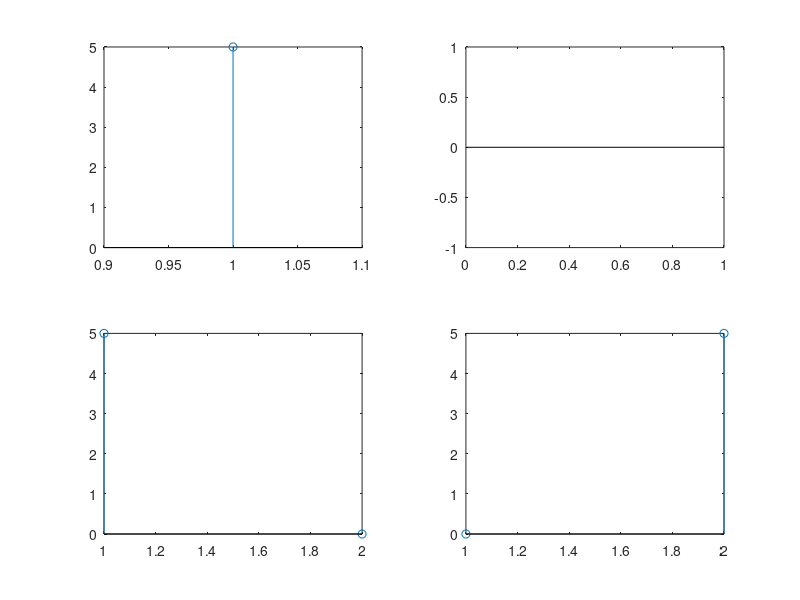

The MATLAB source for this figure:
clc;
clear;
close all;
x=input(' Enter the sequence x =') % x must be vector
y1=downsample(x,2)
y2=downsample(x,2,1)
z1=upsample(x,2)
z2=upsample(x,2,1)
subplot(2,2,1);
stem(y1);
subplot(2,2,2);
stem(y2);
subplot(2,2,3);
stem(z1);
subplot(2,2,4);
stem(z2);
